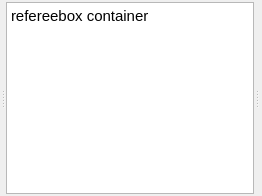
       <widget class="QWidget" name="fieldMainWidget_1_2">
        <layout class="QHBoxLayout" name="horizontalLayout_7">
         <property name="spacing">
          <number>1</number>
         </property>
         <property name="leftMargin">
          <number>1</number>
         </property>
         <property name="topMargin">
          <number>1</number>
         </property>
         <property name="rightMargin">
          <number>1</number>
         </property>
         <property name="bottomMargin">
          <number>1</number>
         </property>
         <item>
          <widget class="QSplitter" name="splitter_2">
           <property name="orientation">
            <enum>Qt::Horizontal</enum>
           </property>
           <widget class="QWidget" name="fieldContainerWg" native="true">
            <layout class="QHBoxLayout" name="horizontalLayout_12">
             <property name="spacing">
              <number>0</number>
             </property>
             <property name="leftMargin">
              <number>0</number>
             </property>
             <property name="topMargin">
              <number>0</number>
             </property>
             <property name="rightMargin">
              <number>0</number>
             </property>
             <property name="bottomMargin">
              <number>0</number>
             </property>
             <item>
              <layout class="QVBoxLayout" name="fieldContainerLayout">
               <property name="spacing">
                <number>0</number>
               </property>
              </layout>
             </item>
            </layout>
           </widget>
           <widget class="QWidget" name="localRefereeBoxContainterWg" native="true">
            <layout class="QHBoxLayout" name="horizontalLayout_13">
             <property name="spacing">
              <number>1</number>
             </property>
             <property name="leftMargin">
              <number>1</number>
             </property>
             <property name="topMargin">
              <number>1</number>
             </property>
             <property name="rightMargin">
              <number>1</number>
             </property>
             <property name="bottomMargin">
              <number>1</number>
             </property>
             <item>
              <widget class="QTextEdit" name="textEdit_2">
               <property name="html">
                <string>&lt;!DOCTYPE HTML PUBLIC &quot;-//W3C//DTD HTML 4.0//EN&quot; &quot;http://www.w3.org/TR/REC-html40/strict.dtd&quot;&gt;
&lt;html&gt;&lt;head&gt;&lt;meta name=&quot;qrichtext&quot; content=&quot;1&quot; /&gt;&lt;style type=&quot;text/css&quot;&gt;
p, li { white-space: pre-wrap; }
&lt;/style&gt;&lt;/head&gt;&lt;body style=&quot; font-family:'Ubuntu'; font-size:11pt; font-weight:400; font-style:normal;&quot;&gt;
&lt;p style=&quot; margin-top:0px; margin-bottom:0px; margin-left:0px; margin-right:0px; -qt-block-indent:0; text-indent:0px;&quot;&gt;refereebox container&lt;/p&gt;&lt;/body&gt;&lt;/html&gt;</string>
               </property>
              </widget>
             </item>
            </layout>
           </widget>
           <widget class="QWidget" name="messageDisplayingContainerWg" native="true">
            <layout class="QHBoxLayout" name="horizontalLayout_14">
             <property name="spacing">
              <number>1</number>
             </property>
             <property name="leftMargin">
              <number>1</number>
             </property>
             <property name="topMargin">
              <number>1</number>
             </property>
             <property name="rightMargin">
              <number>1</number>
             </property>
             <property name="bottomMargin">
              <number>1</number>
             </property>
             <item>
              <layout class="QVBoxLayout" name="messengerLayout"/>
             </item>
            </layout>
           </widget>
          </widget>
         </item>
        </layout>
       </widget>
